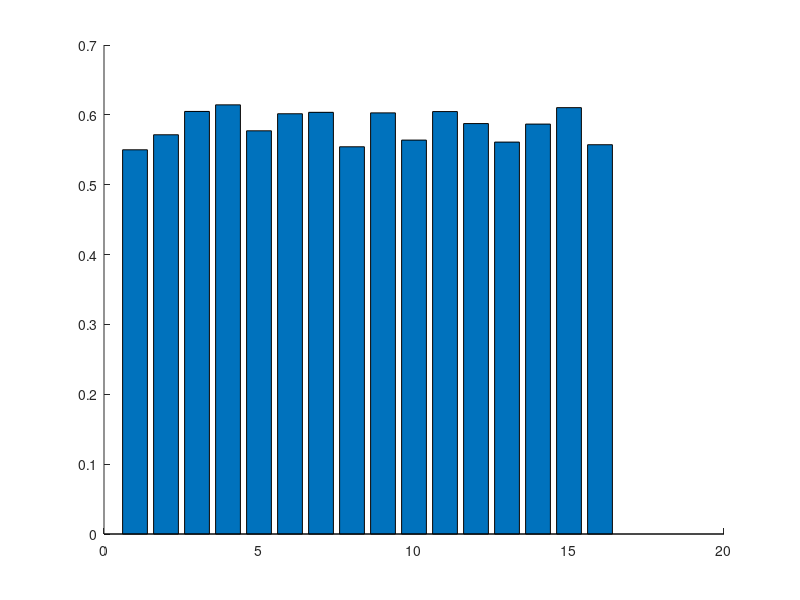

Recreate this plot in MATLAB. (Note: this script raises an error after producing the figure.)
function DrawFrequencyComparison()

% ava_dists_of_methods = rand(1, 16) * 0.07 + 0.545;
% variance_of_methods = rand(1, 16) * 0.07 + 0.08;
load('frequencyComparison.mat');
figure(); hold on;
    bar_obj = bar(ava_dists_of_methods);
    bar_obj.FaceColor = 'flat';
    bar_obj.CData(:,:) = repmat([.5 0 .5], 16, 1);
    errorbar(ava_dists_of_methods, variance_of_methods, 'k', 'lineStyle', 'none');
    
ylabel('Error(m)');
xlabel('Channel');
xticks(1:16);
end

